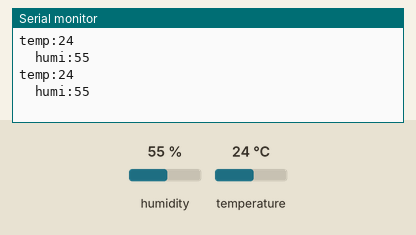
Recording of a sketch running on a simulated Arduino Uno, built with avr-gcc and run on an emulated ATmega328P. Shown: the last lines printed to the serial monitor. The inputs (shaded band) are chosen by the test bench; at power-on: humidity 55 %, temperature 24 °C.

Above: at 2.8 s.
2.9 s: humidity set to 22 %
At 5.3 s:
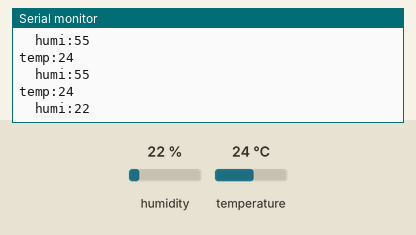
5.6 s: temperature set to 12 °C
At 6.7 s:
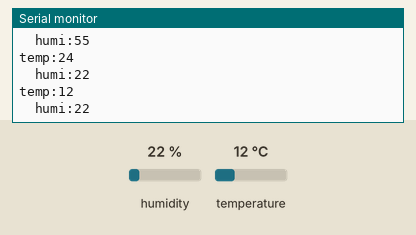
8.3 s: humidity set to 40 %
At 11.6 s:
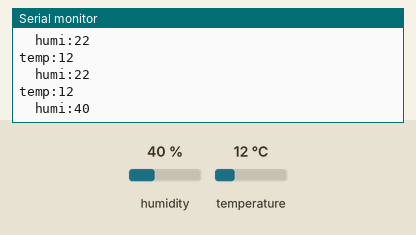
Timing chart, 0 to 13.1 s (numbered marks = the images above; inputs shaded):
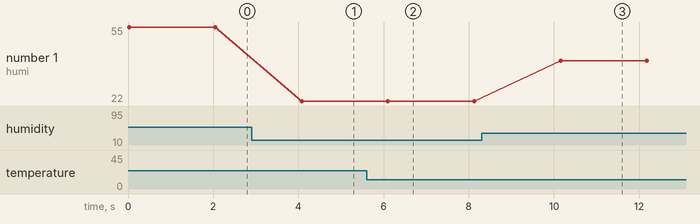

Measured:
- after the input at 2.9 s, the serial monitor: prints a new line after 1.2 s (image 1)
- after the input at 5.6 s, the serial monitor: prints a new line after 0.50 s (image 2)
- after the input at 8.3 s, the serial monitor: prints a new line after 1.9 s (image 3)
- plotted number 1: 55 → 22 after the input at 2.9 s, 22 → 40 after the input at 8.3 s

The sketch:

DHT11_test.ino
```cpp
#include <DFRobot_DHT11.h>
DFRobot_DHT11 DHT;
#define DHT11_PIN 10

void setup(){
  Serial.begin(115200);
}

void loop(){
  DHT.read(DHT11_PIN);
  Serial.print("temp:");
  Serial.println(DHT.temperature);
  Serial.print("  humi:");
  Serial.println(DHT.humidity);
  delay(2000);
}
```
